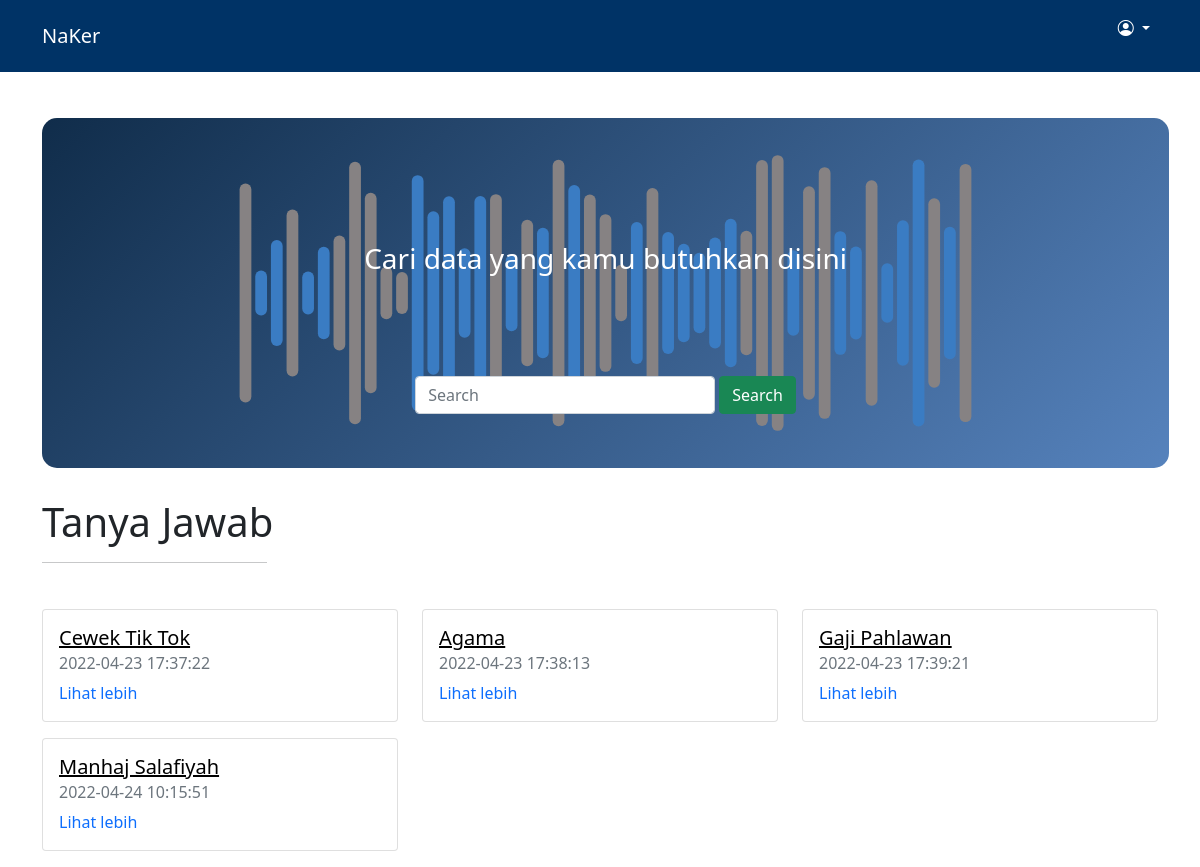
The page /public/Home/qa on the database its author committed.
### tables this page shows
CREATE TABLE `qa` (
  `id` int NOT NULL AUTO_INCREMENT,
  `judul` varchar(255) NOT NULL,
  `ask` text,
  `answer` text,
  `user_id` int NOT NULL,
  `time_create` timestamp NULL DEFAULT CURRENT_TIMESTAMP,
  PRIMARY KEY (`id`),
  KEY `fk_askwer_users` (`user_id`),
  CONSTRAINT `qa_ibfk_1` FOREIGN KEY (`user_id`) REFERENCES `users` (`id`)
);

### app/core/Controller.php (called while the page is built, shortened)
<?php
class Controller {
    public function view($view, $data = []) {
        require_once "../app/views/" . $view . '.php';
    }
    public function model($model) {
        return new $model;
    }
}

### app/core/App.php (called while the page is built, shortened)
<?php
class App {
    private $method = 'index';
    private $parameter = [];
    public function __construct() {
            $url = $this->getUrl();
        if(isset($url[0])) {
            if(file_exists('../app/controllers/' . $url[0] . '.php')) {
                unset($url[0]);
            }
        }
        $this->controller = new $this->controller;
        if(isset($url[1])) {
            if(method_exists($this->controller, $url[1])) {
                $this->method = $url[1];
            }
        }
        call_user_func_array([$this->controller, $this->method], $this->parameter);
    }
    public function getUrl() {
        if(isset($_GET['url'])) {
            $url = rtrim($_GET['url'], '/');
            $url = filter_var($url, FILTER_SANITIZE_URL);
            $url = explode('/', $url);
            return $url;
        }
    }
}

### public/index.php (called while the page is built, shortened)
<?php
$app = new App();

### app/core/Database.php (called while the page is built, shortened)
<?php
class Database {
    private $host = DB_HOST;
    private $user = DB_USER;
    private $pass = DB_PASS;
    private $db_name = DB_NAME;
    private $connect;
    private $sql;
    public function __construct() {
        $source = "mysql:host=" . $this->host . ";dbname=" . $this->db_name;
        $options = [
            PDO::ATTR_PERSISTENT => true,
            PDO::ATTR_ERRMODE => PDO::ERRMODE_EXCEPTION
        ];
        try{
            $this->connect = new PDO($source, $this->user, $this->pass, $options);
        } catch(PDOException $e) {
            die($e->getMessage());
        }
    }
    public function query($sql) {
        $this->sql = $this->connect->prepare($sql);
    }
    public function execute() {
        $this->sql->execute();
    }
    public function resultSet() {
        $this->execute();
        return $this->sql->fetchAll(PDO::FETCH_ASSOC);
    }
}

### app/models/Qa_model.php (called while the page is built, shortened)
<?php
class Qa_model {
    private $db;
    public function __construct()
    {
        $this->db = new Database;
    }
    public function cardQa() {
        $sql = "SELECT id, judul, time_create FROM qa WHERE answer IS NOT NULL";
        $this->db->query($sql);
        return $this->db->resultSet();
    }
}

### app/views/home/qa.php (the view, shortened to what this page needs)
<nav class="navbar fixed-top navbar-expand-lg navbar-dark" style="background-color: #003366;">
  <div class="container">
    <a class="navbar-brand" href="<?= BASEURL ?>Home">NaKer</a>
      <div class="navbar-nav">
        <div class="dropdown">
            <p class="nav-link active dropdown-toggle" type="button" id="dropdownMenuButton1" data-bs-toggle="dropdown" aria-expanded="false">
            <i class="bi bi-person-circle fa-1x"></i>
            </p>
        </div>
      </div>
  </div>
</nav>
<section style="padding-top: 70px;">
    <div class="container mt-5">
        <div class="box">
            <br>
            <h3 style="color: white; padding-top: 100px;" class="text-center">Cari data yang kamu butuhkan disini</h3>
            <form action="<?= BASEURL ?>user/cari/#here" method="POST" class="d-flex justify-content-center" style="margin-top: 100px;">
                <input class="form-control me-1" type="search" name="keyword" placeholder="Search" aria-label="Search" style="width: 300px;" autocomplete="off" autofocus>
                <button id="here" class="btn btn-success" type="submit" name="submit">Search</button>
            </form>
        </div>
    </div>
</section>
<section style="margin-top: 30px;">
    <div class="container" >
        <div class="row">
            <div class="col-md-10">
                <h1>Tanya Jawab</h1>
                <hr style="width: 225px;">
            </div>
        </div>
    </div>
</section>
<section style="margin-top: 30px;">
    <div class="container">
        <div class="row">
            <?php foreach($data['qall'] as $d) : ?>
            <div class="col-md-4 mb-3">
                <div class="card">
                    <div class="card-body">
                        <a href="<?= BASEURL ?>Home/asw/<?= $d['judul'] ?>" style="color: black;"><h5 class="card-title"><?= str_replace(["-"], ' ', $d['judul']); ?></h5></a>
                        <h6 class="card-subtitle mb-2 text-muted"><?= $d['time_create']; ?></h6>
                        <a href="<?= BASEURL ?>Home/asw/<?= $d['judul'] ?>" class="card-link" style="text-decoration: none;">Lihat lebih</a>
                    </div>
                </div>
            </div>
            <?php endforeach; ?>
        </div>
    </div>
</section>

### public/css/style.css (style rules this page uses)
section div.container div.box { margin: auto; width: 101%; height: 350px; background-color: grey; border-radius: 15px; background-image: url('../img/Wave.svg'); background-size: cover; background-position: center; }

### rows shown on the page
qa: judul "Cewek Tik Tok", time_create "2022-04-23 17:37:22"
qa: judul "Agama", time_create "2022-04-23 17:38:13"
qa: judul "Gaji Pahlawan", time_create "2022-04-23 17:39:21"
qa: judul "Manhaj Salafiyah", time_create "2022-04-24 10:15:51"
